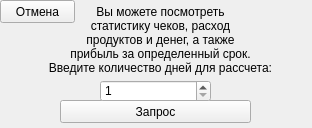
<?xml version="1.0" encoding="UTF-8"?>
<ui version="4.0">
 <class>Form</class>
 <widget class="QWidget" name="Form">
  <property name="geometry">
   <rect>
    <x>0</x>
    <y>0</y>
    <width>312</width>
    <height>128</height>
   </rect>
  </property>
  <property name="windowTitle">
   <string>Получить отчет</string>
  </property>
  <widget class="QPushButton" name="cancelStatsButton">
   <property name="geometry">
    <rect>
     <x>0</x>
     <y>0</y>
     <width>75</width>
     <height>23</height>
    </rect>
   </property>
   <property name="text">
    <string>Отмена</string>
   </property>
  </widget>
  <widget class="QPushButton" name="getFinaleStats">
   <property name="geometry">
    <rect>
     <x>60</x>
     <y>100</y>
     <width>191</width>
     <height>23</height>
    </rect>
   </property>
   <property name="text">
    <string>Запрос</string>
   </property>
  </widget>
  <widget class="QLabel" name="label">
   <property name="geometry">
    <rect>
     <x>0</x>
     <y>0</y>
     <width>321</width>
     <height>81</height>
    </rect>
   </property>
   <property name="text">
    <string>&lt;html&gt;&lt;head/&gt;&lt;body&gt;&lt;p align=&quot;center&quot;&gt;Вы можете посмотреть&lt;br/&gt;статистику чеков, расход&lt;br/&gt;продуктов и денег, а также&lt;br/&gt;прибыль за определенный срок.&lt;br/&gt;Введите количество дней для рассчета:&lt;/p&gt;&lt;/body&gt;&lt;/html&gt;</string>
   </property>
   <property name="alignment">
    <set>Qt::AlignCenter</set>
   </property>
  </widget>
  <widget class="QSpinBox" name="getDaysBox">
   <property name="geometry">
    <rect>
     <x>100</x>
     <y>80</y>
     <width>111</width>
     <height>22</height>
    </rect>
   </property>
   <property name="minimum">
    <number>1</number>
   </property>
   <property name="maximum">
    <number>365</number>
   </property>
  </widget>
 </widget>
 <resources/>
 <connections/>
</ui>
